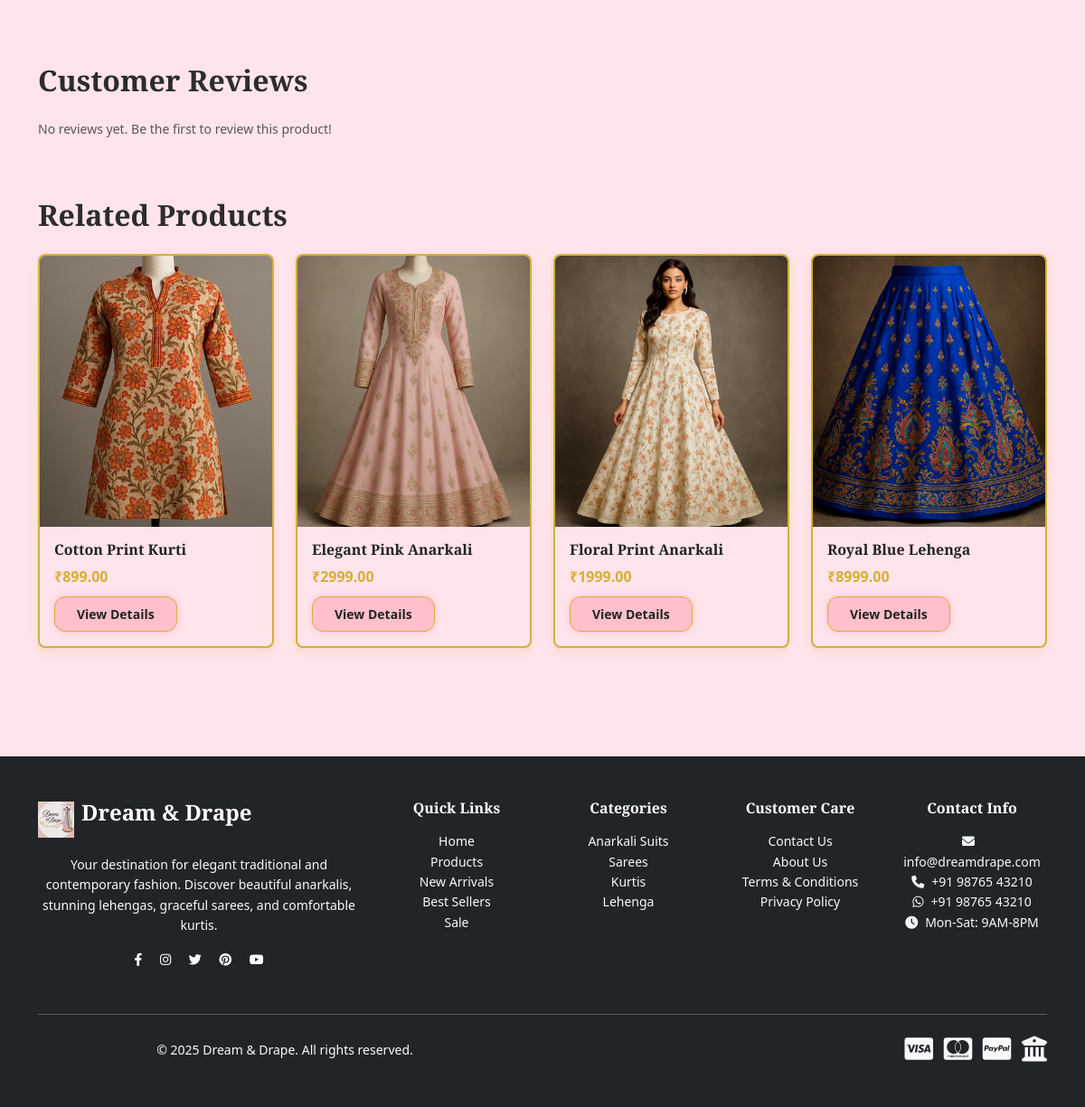
The app's page /product/2 (lower part), older data.
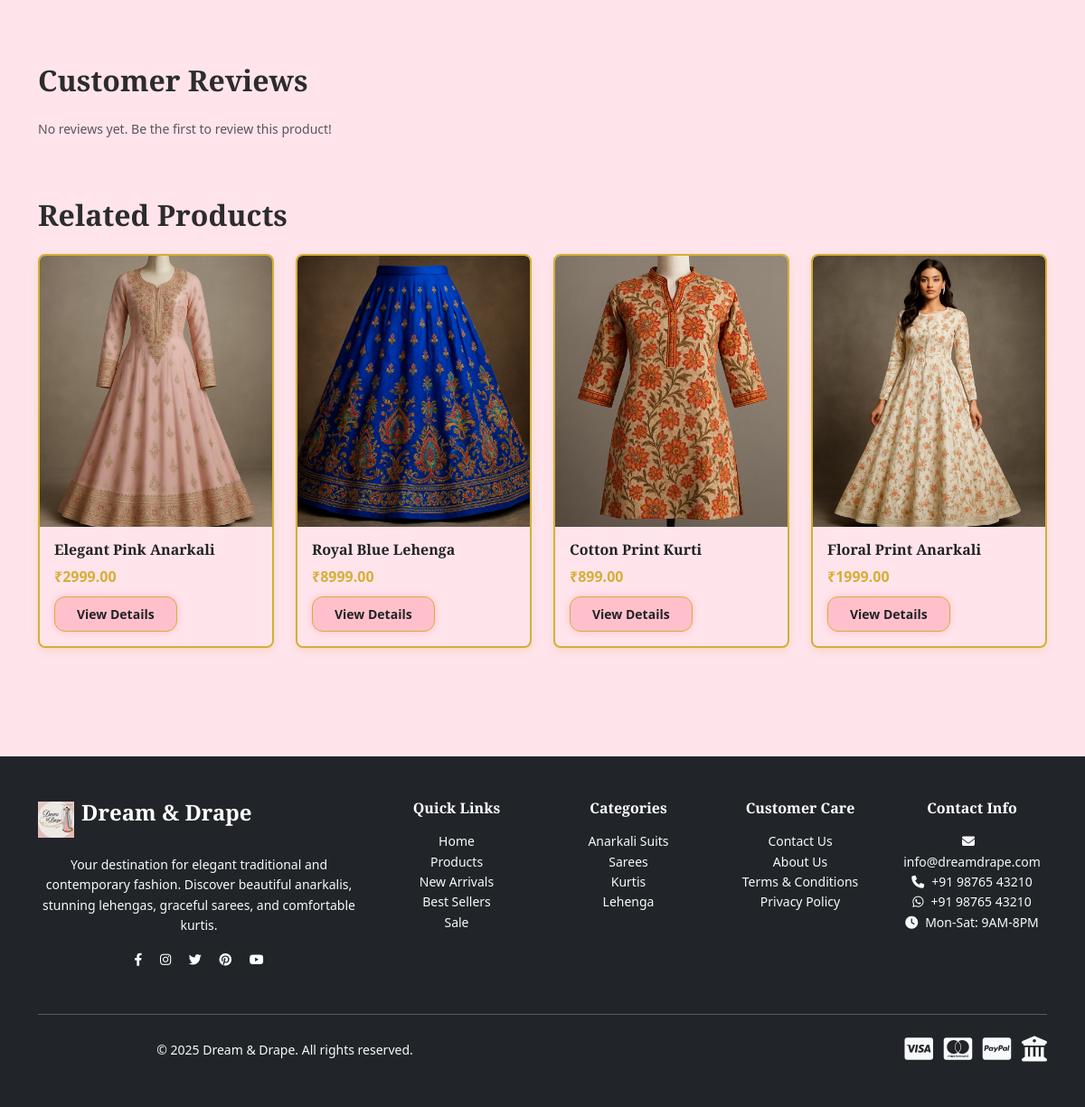
The same page, newer data.
### app/models.py (models this page shows, shortened)
class Product(db.Model):
    id = db.Column(db.Integer, primary_key=True)
    name = db.Column(db.String(200), nullable=False, index=True)
    description = db.Column(db.Text)
    price = db.Column(db.Float, nullable=False, index=True)
    original_price = db.Column(db.Float)
    sku = db.Column(db.String(50), unique=True, index=True)
    stock_quantity = db.Column(db.Integer, default=0, index=True)
    image_url = db.Column(db.String(255))
    additional_images = db.Column(db.Text)  # JSON string of image URLs
    sizes = db.Column(db.String(200))  # Comma-separated sizes
    colors = db.Column(db.String(200))  # Comma-separated colors
    material = db.Column(db.String(100))
    care_instructions = db.Column(db.Text)
    is_featured = db.Column(db.Boolean, default=False, index=True)
    is_new_arrival = db.Column(db.Boolean, default=False, index=True)
    is_best_seller = db.Column(db.Boolean, default=False, index=True)
    is_on_sale = db.Column(db.Boolean, default=False, index=True)
    is_active = db.Column(db.Boolean, default=True, index=True)
    created_at = db.Column(db.DateTime, default=datetime.utcnow, index=True)
    updated_at = db.Column(db.DateTime, default=datetime.utcnow, onupdate=datetime.utcnow)
    categories = db.relationship('Category', secondary=product_categories, backref='products')
    cart_items = db.relationship('CartItem', backref='product', lazy=True)
    order_items = db.relationship('OrderItem', backref='product', lazy=True)
    wishlist_items = db.relationship('WishlistItem', backref='product', lazy=True)
    reviews = db.relationship('Review', backref='product', lazy=True)
    def get_discount_percentage(self):
        if self.original_price and self.original_price > self.price:
            return round(((self.original_price - self.price) / self.original_price) * 100)
        return 0

### app/routes.py (the view)
@main.route('/product/<int:id>')
def product_detail(id):
    product = Product.query.get_or_404(id)
    if not product.is_active:
        flash('Product not available.', 'error')
        return redirect(url_for('main.products'))
    related_products = Product.query.filter(
        and_(Product.id != id, Product.is_active == True)
    ).join(Product.categories).filter(
        Category.id.in_([cat.id for cat in product.categories])
    ).limit(4).all()
    reviews = Review.query.filter_by(product_id=id, is_approved=True).all()
    add_to_cart_form = AddToCartForm()
    review_form = ReviewForm()
    if product.sizes:
        sizes = [size.strip() for size in product.sizes.split(',') if size.strip()]
        add_to_cart_form.size.choices = [(size, size) for size in sizes]
        add_to_cart_form.size.choices.insert(0, ('', 'Select Size'))
    if product.colors:
        colors = [color.strip() for color in product.colors.split(',') if color.strip()]
        add_to_cart_form.color.choices = [(color, color) for color in colors]
        add_to_cart_form.color.choices.insert(0, ('', 'Select Color'))
    return render_template('product_detail.html', product=product,
                         related_products=related_products, reviews=reviews,
                         add_to_cart_form=add_to_cart_form, review_form=review_form)

### app/templates/product_detail.html (shortened to what this page needs)
{% extends "base.html" %}
{% block content %}
<div class="container py-5">
    <div class="row">
        <div class="col-lg-6">
        </div>
    </div>
    <div class="row mt-5">
        <div class="col-12">
            <h3 class="display-title mb-4">Customer Reviews</h3>
            {% if reviews %}
                <div class="reviews-list">
                    {% for review in reviews %}
                        <div class="review-card mb-4">
                            <div class="d-flex justify-content-between align-items-start">
                                <div>
                                    <div class="review-rating mb-2">
                                        {% for i in range(1, 6) %}
                                            {% if i <= review.rating %}
                                                <i class="fas fa-star"></i>
                                            {% else %}
                                                <i class="far fa-star"></i>
                                            {% endif %}
                                        {% endfor %}
                                    </div>
                                    <h6 class="review-user">{{ review.user.get_full_name() }}</h6>
                                    <p class="review-comment">{{ review.comment }}</p>
                                </div>
                                <small class="review-date text-muted">{{ review.created_at.strftime('%B %d, %Y') }}</small>
                            </div>
                        </div>
                    {% endfor %}
                </div>
            {% else %}
                <p class="text-muted">No reviews yet. Be the first to review this product!</p>
            {% endif %}
        </div>
    </div>
    {% if related_products %}
        <div class="row mt-5">
            <div class="col-12">
                <h3 class="display-title mb-4">Related Products</h3>
                <div class="row">
                    {% for related_product in related_products %}
                        <div class="col-lg-3 col-md-6 mb-4">
                            <div class="card product-card h-100">
                                <img src="{{ url_for('static', filename='images/products/' + (related_product.image_url or 'placeholder.jpg')) }}"
                                     class="card-img-top" alt="{{ related_product.name }}"
                                     onerror="this.src='{{ url_for('static', filename='images/placeholder.jpg') }}'">
                                <div class="card-body">
                                    <h6 class="card-title">{{ related_product.name }}</h6>
                                    <div class="price">
                                        <span class="current-price">₹{{ "%.2f"|format(related_product.price) }}</span>
                                    </div>
                                    <a href="{{ url_for('main.product_detail', id=related_product.id) }}" class="btn btn-primary btn-sm mt-2">
                                        View Details
                                    </a>
                                </div>
                            </div>
                        </div>
                    {% endfor %}
                </div>
            </div>
        </div>
    {% endif %}
</div>
{% endblock %}

### app/templates/base.html (shortened to what this page needs)
<!DOCTYPE html>
<html lang="en">
<head>
    <link href="https://cdn.jsdelivr.net/npm/bootstrap@5.3.0/dist/css/bootstrap.min.css" rel="stylesheet">
    <link rel="stylesheet" href="https://cdnjs.cloudflare.com/ajax/libs/font-awesome/6.4.0/css/all.min.css">
    <link rel="stylesheet" href="/static/css/style.css">
</head>
<body>
    <main>
        {% block content %}{% endblock %}
    </main>
    <footer class="bg-dark text-white py-5 mt-5">
        <div class="container">
            <div class="row">
                <div class="col-lg-4 col-md-6 mb-4">
                    <div class="d-flex align-items-center mb-3">
                        <img src="{{ url_for('static', filename='images/logo.jpg') }}" alt="Dream & Drape" height="40" class="me-2">
                        <h5 class="brand-text text-white">Dream & Drape</h5>
                    </div>
                    <p class="text-light">
                        Your destination for elegant traditional and contemporary fashion.
                        Discover beautiful anarkalis, stunning lehengas, graceful sarees, and comfortable kurtis.
                    </p>
                    <div class="social-links">
                        <a href="#" class="text-white me-3"><i class="fab fa-facebook-f"></i></a>
                        <a href="#" class="text-white me-3"><i class="fab fa-instagram"></i></a>
                        <a href="#" class="text-white me-3"><i class="fab fa-twitter"></i></a>
                        <a href="#" class="text-white me-3"><i class="fab fa-pinterest"></i></a>
                        <a href="#" class="text-white"><i class="fab fa-youtube"></i></a>
                    </div>
                </div>
                <div class="col-lg-2 col-md-6 mb-4">
                    <h6 class="text-white mb-3">Quick Links</h6>
                    <ul class="list-unstyled">
                        <li><a href="{{ url_for('main.index') }}" class="text-light text-decoration-none">Home</a></li>
                        <li><a href="{{ url_for('main.products') }}" class="text-light text-decoration-none">Products</a></li>
                        <li><a href="{{ url_for('main.products', category='New Arrivals') }}" class="text-light text-decoration-none">New Arrivals</a></li>
                        <li><a href="{{ url_for('main.products', category='Best Sellers') }}" class="text-light text-decoration-none">Best Sellers</a></li>
                        <li><a href="{{ url_for('main.products', category='Sale') }}" class="text-light text-decoration-none">Sale</a></li>
                    </ul>
                </div>
                <div class="col-lg-2 col-md-6 mb-4">
                    <h6 class="text-white mb-3">Categories</h6>
                    <ul class="list-unstyled">
                        <li><a href="{{ url_for('main.products', category='Anarkali Suits') }}" class="text-light text-decoration-none">Anarkali Suits</a></li>
                        <li><a href="{{ url_for('main.products', category='Sarees') }}" class="text-light text-decoration-none">Sarees</a></li>
                        <li><a href="{{ url_for('main.products', category='Kurtis') }}" class="text-light text-decoration-none">Kurtis</a></li>
                        <li><a href="{{ url_for('main.products', category='Lehenga') }}" class="text-light text-decoration-none">Lehenga</a></li>
                    </ul>
                </div>
                <div class="col-lg-2 col-md-6 mb-4">
                    <h6 class="text-white mb-3">Customer Care</h6>
                    <ul class="list-unstyled">
                        <li><a href="{{ url_for('main.contact') }}" class="text-light text-decoration-none">Contact Us</a></li>
                        <li><a href="{{ url_for('main.about') }}" class="text-light text-decoration-none">About Us</a></li>
                        <li><a href="{{ url_for('main.terms') }}" class="text-light text-decoration-none">Terms & Conditions</a></li>
                        <li><a href="{{ url_for('main.privacy') }}" class="text-light text-decoration-none">Privacy Policy</a></li>
                    </ul>
                </div>
                <div class="col-lg-2 col-md-6 mb-4">
                    <h6 class="text-white mb-3">Contact Info</h6>
                    <ul class="list-unstyled text-light">
                        <li><i class="fas fa-envelope me-2"></i>info@dreamdrape.com</li>
                        <li><i class="fas fa-phone me-2"></i>+91 98765 43210</li>
                        <li><i class="fab fa-whatsapp me-2"></i>+91 98765 43210</li>
                        <li><i class="fas fa-clock me-2"></i>Mon-Sat: 9AM-8PM</li>
                    </ul>
                </div>
            </div>
            <hr class="my-4">
            <div class="row align-items-center">
                <div class="col-md-6">
                    <p class="text-light mb-0">
                        &copy; 2025 Dream & Drape. All rights reserved.
                    </p>
                </div>
                <div class="col-md-6 text-end">
                    <div class="payment-icons">
                        <i class="fab fa-cc-visa fa-2x me-2 text-light"></i>
                        <i class="fab fa-cc-mastercard fa-2x me-2 text-light"></i>
                        <i class="fab fa-cc-paypal fa-2x me-2 text-light"></i>
                        <i class="fas fa-university fa-2x text-light" title="Net Banking"></i>
                    </div>
                </div>
            </div>
        </div>
    </footer>
</body>
</html>

### app/static/css/style.css (style rules this page uses)
:root { --primary-pink: #f4c2c2; --primary-gold: #d4af37; --primary-cream: #faf8f5; --primary-dark: #2c2c2c; --accent-pink: #e8a4a4; --accent-gold: #b8941f; --text-dark: #333333; --text-light: #666666; --border-light: #e9ecef; --color-white: rgba(255, 255, 255, 1); --color-black: rgba(0, 0, 0, 1); --font-family-base: 'Poppins', sans-serif; --font-family-heading: 'Playfair Display', serif; --font-size-base: 14px; --font-size-lg: 16px; --font-size-xl: 18px; --font-weight-normal: 400; --font-weight-medium: 500; --font-weight-bold: 600; --line-height-normal: 1.6; --line-height-heading: 1.2; --space-8: 8px; --space-16: 16px; --space-24: 24px; --space-32: 32px; --radius-sm: 6px; --radius-base: 8px; --radius-lg: 12px; --shadow-sm: 0 4px 15px rgba(0, 0, 0, 0.08); --shadow-lg: 0 8px 25px rgba(0, 0, 0, 0.15); }
body { margin: 0; padding: 0; font-family: var(--font-family-base); font-size: var(--font-size-base); line-height: var(--line-height-normal); color: var(--text-dark); background-color: var(--primary-cream); }
h1, h2, h3, h4, h5, h6 { font-family: var(--font-family-heading); font-weight: var(--font-weight-bold); line-height: var(--line-height-heading); color: var(--primary-dark); margin: 0 0 var(--space-16) 0; }
.display-title { font-size: 2rem; margin-bottom: var(--space-24); }
.brand-text { font-family: var(--font-family-heading); font-weight: var(--font-weight-bold); color: var(--primary-dark); font-size: 1.5rem; }
a { color: var(--primary-pink); text-decoration: none; transition: color 0.3s ease; }
.btn-primary { background-color: var(--primary-pink); border-color: var(--primary-pink); color: white; font-weight: var(--font-weight-medium); border-radius: var(--radius-lg); padding: var(--space-8) var(--space-24); transition: background-color 0.3s ease, transform 0.3s ease; }
.card { border: none; border-radius: var(--radius-lg); box-shadow: var(--shadow-sm); transition: box-shadow 0.3s ease, transform 0.3s ease; background-color: white; overflow: hidden; }
.product-card { position: relative; }
.product-card .card-img-top { height: 300px; object-fit: cover; transition: transform 0.3s ease; }
.price { font-weight: var(--font-weight-bold); font-size: var(--font-size-lg); }
.price .current-price { color: var(--primary-gold); }
:root { --color-pink: #ffc0cb; --color-pink-light: #ffe4ec; --color-gold: #d4af37; --color-gold-light: #fff8e1; --color-blue: #a1c8f0; --color-blue-light: #e6f0fb; --text-dark: #232323; --text-light: #ffffff; --bg-pink: var(--color-pink-light); --bg-gold: var(--color-gold-light); --bg-blue: var(--color-blue-light); }
body, html { background-color: var(--bg-pink); color: var(--text-dark); font-family: 'Segoe UI', Tahoma, Geneva, Verdana, sans-serif; }
a, .nav-link { color: var(--color-pink); transition: color 0.3s; }
.btn-primary { background-color: var(--color-pink); border-color: var(--color-gold); color: var(--text-dark); font-weight: 600; transition: all 0.3s ease; box-shadow: 0 0 8px var(--color-pink); }
.card, .admin-card, .form-group { background-color: var(--bg-pink); border: 2px solid var(--color-gold); border-radius: 8px; box-shadow: 0 4px 10px rgba(212, 175, 55, 0.2); color: var(--text-dark); }
footer { background-color: var(--color-pink); color: var(--text-light); text-align: center; padding: 15px 0; }

Row changes from the older to the newer data that the page shows:
shown differently, row unchanged: Product "Elegant Pink Anarkali": moves up the list
changed Product "Royal Blue Lehenga": moves up the list
